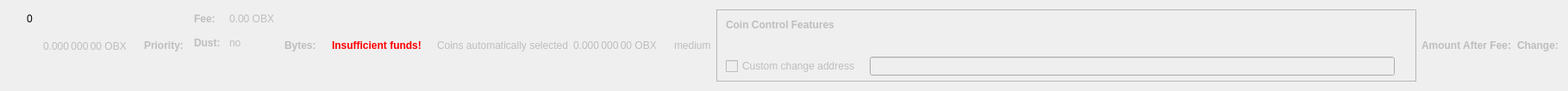
    <widget class="QWidget" name="dummyHideWidget" native="true">
     <property name="maximumSize">
      <size>
       <width>100</width>
       <height>22</height>
      </size>
     </property>
     <layout class="QHBoxLayout" name="dummyHideLayout">
      <item>
       <layout class="QFormLayout" name="formLayoutCoinControl1">
        <property name="horizontalSpacing">
         <number>10</number>
        </property>
        <property name="verticalSpacing">
         <number>14</number>
        </property>
        <property name="leftMargin">
         <number>10</number>
        </property>
        <property name="topMargin">
         <number>4</number>
        </property>
        <property name="rightMargin">
         <number>6</number>
        </property>
        <item row="0" column="1">
         <widget class="QLabel" name="labelCoinControlBytes">
          <property name="cursor">
           <cursorShape>IBeamCursor</cursorShape>
          </property>
          <property name="contextMenuPolicy">
           <enum>Qt::ActionsContextMenu</enum>
          </property>
          <property name="text">
           <string notr="true">0</string>
          </property>
          <property name="textInteractionFlags">
           <set>Qt::LinksAccessibleByMouse|Qt::TextSelectableByKeyboard|Qt::TextSelectableByMouse</set>
          </property>
         </widget>
        </item>
       </layout>
      </item>
      <item>
       <widget class="QLabel" name="labelCoinControlAfterFee">
        <property name="enabled">
         <bool>false</bool>
        </property>
        <property name="sizePolicy">
         <sizepolicy hsizetype="Fixed" vsizetype="Fixed">
          <horstretch>0</horstretch>
          <verstretch>0</verstretch>
         </sizepolicy>
        </property>
        <property name="minimumSize">
         <size>
          <width>111</width>
          <height>12</height>
         </size>
        </property>
        <property name="maximumSize">
         <size>
          <width>111</width>
          <height>12</height>
         </size>
        </property>
        <property name="cursor">
         <cursorShape>IBeamCursor</cursorShape>
        </property>
        <property name="contextMenuPolicy">
         <enum>Qt::ActionsContextMenu</enum>
        </property>
        <property name="text">
         <string notr="true">0.000 000 00 OBX</string>
        </property>
        <property name="textInteractionFlags">
         <set>Qt::LinksAccessibleByMouse|Qt::TextSelectableByKeyboard|Qt::TextSelectableByMouse</set>
        </property>
       </widget>
      </item>
      <item>
       <widget class="QLabel" name="labelCoinControlPriorityText">
        <property name="enabled">
         <bool>false</bool>
        </property>
        <property name="font">
         <font>
          <weight>75</weight>
          <bold>true</bold>
         </font>
        </property>
        <property name="text">
         <string>Priority:</string>
        </property>
       </widget>
      </item>
      <item>
       <layout class="QHBoxLayout" name="horizontalLayout"/>
      </item>
      <item>
       <layout class="QFormLayout" name="formLayoutCoinControl3">
        <property name="horizontalSpacing">
         <number>10</number>
        </property>
        <property name="verticalSpacing">
         <number>14</number>
        </property>
        <property name="leftMargin">
         <number>6</number>
        </property>
        <property name="topMargin">
         <number>4</number>
        </property>
        <property name="rightMargin">
         <number>6</number>
        </property>
        <item row="0" column="0">
         <widget class="QLabel" name="labelCoinControlFeeText">
          <property name="enabled">
           <bool>false</bool>
          </property>
          <property name="font">
           <font>
            <weight>75</weight>
            <bold>true</bold>
           </font>
          </property>
          <property name="text">
           <string>Fee:</string>
          </property>
          <property name="margin">
           <number>0</number>
          </property>
         </widget>
        </item>
        <item row="0" column="1">
         <widget class="QLabel" name="labelCoinControlFee">
          <property name="enabled">
           <bool>false</bool>
          </property>
          <property name="cursor">
           <cursorShape>IBeamCursor</cursorShape>
          </property>
          <property name="contextMenuPolicy">
           <enum>Qt::ActionsContextMenu</enum>
          </property>
          <property name="text">
           <string notr="true">0.00 OBX</string>
          </property>
          <property name="textInteractionFlags">
           <set>Qt::LinksAccessibleByMouse|Qt::TextSelectableByKeyboard|Qt::TextSelectableByMouse</set>
          </property>
         </widget>
        </item>
        <item row="1" column="0">
         <widget class="QLabel" name="labelCoinControlLowOutputText">
          <property name="enabled">
           <bool>false</bool>
          </property>
          <property name="font">
           <font>
            <weight>75</weight>
            <bold>true</bold>
           </font>
          </property>
          <property name="text">
           <string>Dust:</string>
          </property>
         </widget>
        </item>
        <item row="1" column="1">
         <widget class="QLabel" name="labelCoinControlLowOutput">
          <property name="enabled">
           <bool>false</bool>
          </property>
          <property name="cursor">
           <cursorShape>IBeamCursor</cursorShape>
          </property>
          <property name="contextMenuPolicy">
           <enum>Qt::ActionsContextMenu</enum>
          </property>
          <property name="text">
           <string>no</string>
          </property>
          <property name="textInteractionFlags">
           <set>Qt::LinksAccessibleByMouse|Qt::TextSelectableByKeyboard|Qt::TextSelectableByMouse</set>
          </property>
         </widget>
        </item>
       </layout>
      </item>
      <item>
       <widget class="QLabel" name="labelCoinControlBytesText">
        <property name="enabled">
         <bool>false</bool>
        </property>
        <property name="font">
         <font>
          <weight>75</weight>
          <bold>true</bold>
         </font>
        </property>
        <property name="text">
         <string>Bytes:</string>
        </property>
       </widget>
      </item>
      <item>
       <layout class="QFormLayout" name="formLayoutCoinControl2">
        <property name="horizontalSpacing">
         <number>10</number>
        </property>
        <property name="verticalSpacing">
         <number>14</number>
        </property>
        <property name="leftMargin">
         <number>6</number>
        </property>
        <property name="topMargin">
         <number>4</number>
        </property>
        <property name="rightMargin">
         <number>6</number>
        </property>
       </layout>
      </item>
      <item>
       <layout class="QHBoxLayout" name="horizontalLayoutCoinControl2">
        <property name="spacing">
         <number>8</number>
        </property>
        <property name="bottomMargin">
         <number>10</number>
        </property>
       </layout>
      </item>
      <item>
       <widget class="QLabel" name="labelCoinControlInsuffFunds">
        <property name="enabled">
         <bool>false</bool>
        </property>
        <property name="minimumSize">
         <size>
          <width>0</width>
          <height>0</height>
         </size>
        </property>
        <property name="font">
         <font>
          <weight>75</weight>
          <bold>true</bold>
         </font>
        </property>
        <property name="styleSheet">
         <string notr="true">color:red;font-weight:bold;</string>
        </property>
        <property name="text">
         <string>Insufficient funds!</string>
        </property>
        <property name="margin">
         <number>5</number>
        </property>
       </widget>
      </item>
      <item>
       <layout class="QFormLayout" name="formLayoutCoinControl4">
        <property name="horizontalSpacing">
         <number>10</number>
        </property>
        <property name="verticalSpacing">
         <number>14</number>
        </property>
        <property name="leftMargin">
         <number>6</number>
        </property>
        <property name="topMargin">
         <number>4</number>
        </property>
        <property name="rightMargin">
         <number>6</number>
        </property>
       </layout>
      </item>
      <item>
       <widget class="QLabel" name="labelCoinControlAutomaticallySelected">
        <property name="enabled">
         <bool>false</bool>
        </property>
        <property name="sizePolicy">
         <sizepolicy hsizetype="Fixed" vsizetype="Fixed">
          <horstretch>0</horstretch>
          <verstretch>0</verstretch>
         </sizepolicy>
        </property>
        <property name="minimumSize">
         <size>
          <width>0</width>
          <height>0</height>
         </size>
        </property>
        <property name="maximumSize">
         <size>
          <width>240</width>
          <height>16777215</height>
         </size>
        </property>
        <property name="text">
         <string>Coins automatically selected</string>
        </property>
        <property name="margin">
         <number>5</number>
        </property>
       </widget>
      </item>
      <item>
       <widget class="QLabel" name="labelCoinControlChange">
        <property name="enabled">
         <bool>false</bool>
        </property>
        <property name="sizePolicy">
         <sizepolicy hsizetype="Fixed" vsizetype="Fixed">
          <horstretch>0</horstretch>
          <verstretch>0</verstretch>
         </sizepolicy>
        </property>
        <property name="minimumSize">
         <size>
          <width>111</width>
          <height>0</height>
         </size>
        </property>
        <property name="maximumSize">
         <size>
          <width>111</width>
          <height>16777215</height>
         </size>
        </property>
        <property name="cursor">
         <cursorShape>IBeamCursor</cursorShape>
        </property>
        <property name="contextMenuPolicy">
         <enum>Qt::ActionsContextMenu</enum>
        </property>
        <property name="text">
         <string notr="true">0.000 000 00 OBX</string>
        </property>
        <property name="textInteractionFlags">
         <set>Qt::LinksAccessibleByMouse|Qt::TextSelectableByKeyboard|Qt::TextSelectableByMouse</set>
        </property>
       </widget>
      </item>
      <item>
       <widget class="QLabel" name="labelCoinControlPriority">
        <property name="enabled">
         <bool>false</bool>
        </property>
        <property name="cursor">
         <cursorShape>IBeamCursor</cursorShape>
        </property>
        <property name="contextMenuPolicy">
         <enum>Qt::ActionsContextMenu</enum>
        </property>
        <property name="text">
         <string>medium</string>
        </property>
        <property name="textInteractionFlags">
         <set>Qt::LinksAccessibleByMouse|Qt::TextSelectableByKeyboard|Qt::TextSelectableByMouse</set>
        </property>
       </widget>
      </item>
      <item>
       <widget class="QFrame" name="frameCoinControl">
        <property name="sizePolicy">
         <sizepolicy hsizetype="Expanding" vsizetype="Expanding">
          <horstretch>0</horstretch>
          <verstretch>0</verstretch>
         </sizepolicy>
        </property>
        <property name="maximumSize">
         <size>
          <width>16777215</width>
          <height>16777215</height>
         </size>
        </property>
        <property name="frameShape">
         <enum>QFrame::StyledPanel</enum>
        </property>
        <property name="frameShadow">
         <enum>QFrame::Sunken</enum>
        </property>
        <layout class="QVBoxLayout" name="verticalLayoutCoinControl2_2">
         <property name="spacing">
          <number>0</number>
         </property>
         <property name="leftMargin">
          <number>0</number>
         </property>
         <property name="topMargin">
          <number>0</number>
         </property>
         <property name="rightMargin">
          <number>0</number>
         </property>
         <property name="bottomMargin">
          <number>6</number>
         </property>
         <item>
          <layout class="QVBoxLayout" name="verticalLayoutCoinControl" stretch="0,0,0,1">
           <property name="spacing">
            <number>0</number>
           </property>
           <property name="leftMargin">
            <number>10</number>
           </property>
           <property name="topMargin">
            <number>10</number>
           </property>
           <item>
            <layout class="QHBoxLayout" name="horizontalLayoutCoinControl1">
             <property name="bottomMargin">
              <number>15</number>
             </property>
             <item>
              <widget class="QLabel" name="labelCoinControlFeatures">
               <property name="enabled">
                <bool>false</bool>
               </property>
               <property name="sizePolicy">
                <sizepolicy hsizetype="Preferred" vsizetype="Maximum">
                 <horstretch>0</horstretch>
                 <verstretch>0</verstretch>
                </sizepolicy>
               </property>
               <property name="font">
                <font>
                 <weight>75</weight>
                 <bold>true</bold>
                </font>
               </property>
               <property name="styleSheet">
                <string notr="true">font-weight:bold;</string>
               </property>
               <property name="text">
                <string>Coin Control Features</string>
               </property>
              </widget>
             </item>
            </layout>
           </item>
           <item>
            <widget class="QWidget" name="widgetCoinControl" native="true">
             <property name="sizePolicy">
              <sizepolicy hsizetype="Preferred" vsizetype="Preferred">
               <horstretch>0</horstretch>
               <verstretch>0</verstretch>
              </sizepolicy>
             </property>
             <property name="minimumSize">
              <size>
               <width>0</width>
               <height>0</height>
              </size>
             </property>
             <property name="styleSheet">
              <string notr="true"/>
             </property>
             <layout class="QHBoxLayout" name="horizontalLayoutCoinControl5_2">
              <property name="leftMargin">
               <number>0</number>
              </property>
              <property name="topMargin">
               <number>0</number>
              </property>
              <property name="rightMargin">
               <number>0</number>
              </property>
              <property name="bottomMargin">
               <number>0</number>
              </property>
              <item>
               <layout class="QHBoxLayout" name="horizontalLayoutCoinControl3">
                <property name="spacing">
                 <number>20</number>
                </property>
                <property name="topMargin">
                 <number>0</number>
                </property>
                <property name="bottomMargin">
                 <number>10</number>
                </property>
               </layout>
              </item>
             </layout>
            </widget>
           </item>
           <item>
            <layout class="QHBoxLayout" name="horizontalLayoutCoinControl4" stretch="0,0,0">
             <property name="spacing">
              <number>12</number>
             </property>
             <property name="sizeConstraint">
              <enum>QLayout::SetDefaultConstraint</enum>
             </property>
             <property name="topMargin">
              <number>5</number>
             </property>
             <property name="rightMargin">
              <number>5</number>
             </property>
             <item>
              <widget class="QCheckBox" name="checkBoxCoinControlChange">
               <property name="enabled">
                <bool>false</bool>
               </property>
               <property name="toolTip">
                <string>If this is activated, but the change address is empty or invalid, change will be sent to a newly generated address.</string>
               </property>
               <property name="text">
                <string>Custom change address</string>
               </property>
              </widget>
             </item>
             <item>
              <widget class="QValidatedLineEdit" name="lineEditCoinControlChange">
               <property name="enabled">
                <bool>false</bool>
               </property>
               <property name="sizePolicy">
                <sizepolicy hsizetype="Expanding" vsizetype="Fixed">
                 <horstretch>0</horstretch>
                 <verstretch>0</verstretch>
                </sizepolicy>
               </property>
              </widget>
             </item>
             <item>
              <widget class="QLabel" name="labelCoinControlChangeLabel_2">
               <property name="sizePolicy">
                <sizepolicy hsizetype="Preferred" vsizetype="Expanding">
                 <horstretch>0</horstretch>
                 <verstretch>0</verstretch>
                </sizepolicy>
               </property>
               <property name="minimumSize">
                <size>
                 <width>0</width>
                 <height>0</height>
                </size>
               </property>
               <property name="text">
                <string/>
               </property>
               <property name="margin">
                <number>3</number>
               </property>
              </widget>
             </item>
            </layout>
           </item>
           <item>
            <spacer name="verticalSpacerCoinControl">
             <property name="orientation">
              <enum>Qt::Vertical</enum>
             </property>
             <property name="sizeHint" stdset="0">
              <size>
               <width>800</width>
               <height>1</height>
              </size>
             </property>
            </spacer>
           </item>
          </layout>
         </item>
        </layout>
       </widget>
      </item>
      <item>
       <widget class="QLabel" name="labelCoinControlAfterFeeText">
        <property name="enabled">
         <bool>false</bool>
        </property>
        <property name="minimumSize">
         <size>
          <width>0</width>
          <height>0</height>
         </size>
        </property>
        <property name="maximumSize">
         <size>
          <width>16777215</width>
          <height>16777215</height>
         </size>
        </property>
        <property name="font">
         <font>
          <weight>75</weight>
          <bold>true</bold>
         </font>
        </property>
        <property name="text">
         <string>Amount After Fee:</string>
        </property>
        <property name="alignment">
         <set>Qt::AlignLeading|Qt::AlignLeft|Qt::AlignVCenter</set>
        </property>
        <property name="margin">
         <number>0</number>
        </property>
       </widget>
      </item>
      <item>
       <widget class="QLabel" name="labelCoinControlChangeText">
        <property name="enabled">
         <bool>false</bool>
        </property>
        <property name="sizePolicy">
         <sizepolicy hsizetype="Preferred" vsizetype="Preferred">
          <horstretch>0</horstretch>
          <verstretch>0</verstretch>
         </sizepolicy>
        </property>
        <property name="minimumSize">
         <size>
          <width>0</width>
          <height>0</height>
         </size>
        </property>
        <property name="maximumSize">
         <size>
          <width>16777215</width>
          <height>16777215</height>
         </size>
        </property>
        <property name="font">
         <font>
          <weight>75</weight>
          <bold>true</bold>
         </font>
        </property>
        <property name="text">
         <string>Change:</string>
        </property>
        <property name="alignment">
         <set>Qt::AlignLeading|Qt::AlignLeft|Qt::AlignVCenter</set>
        </property>
       </widget>
      </item>
     </layout>
    </widget>
